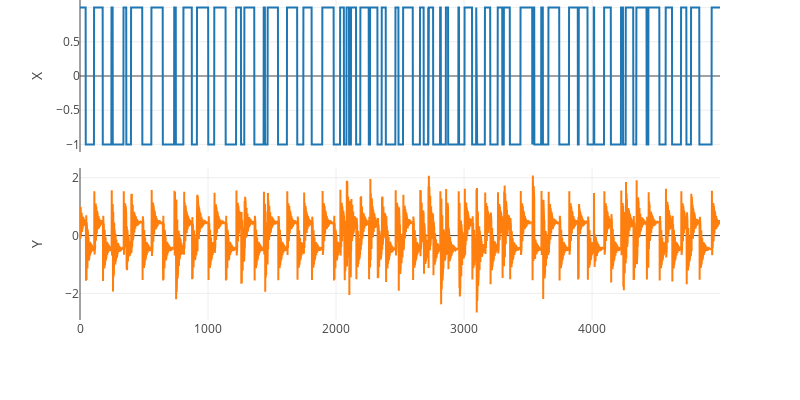
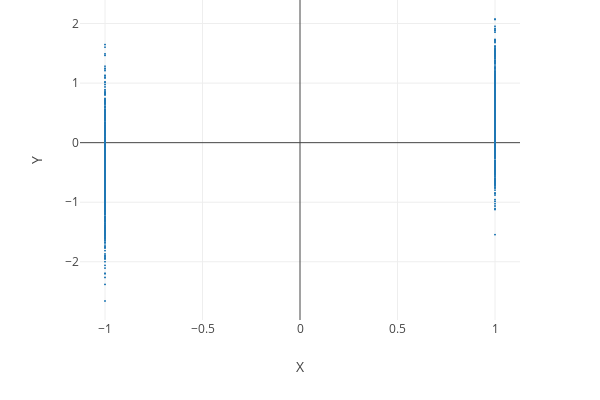
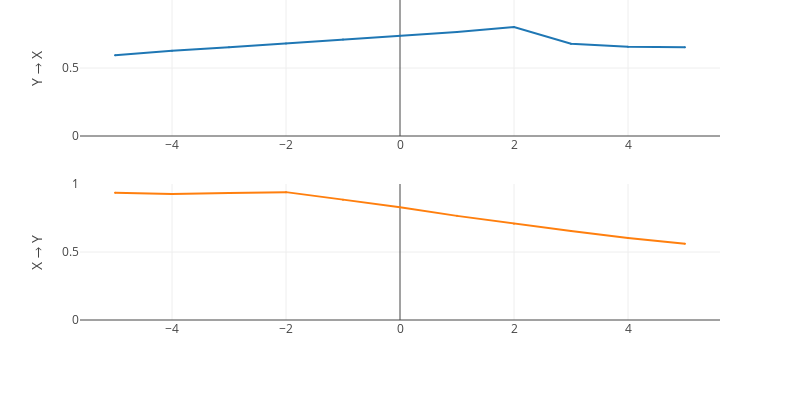

The notebook cell saved with these charts, in order:
### Markdown cell above
## Extended CCM on Discrete First Order System
An input signal, $X$, is used to generate an output signal $Y$, using a first order transfer function. The transfer function selected is as follows:

$$ Y(z) = \frac{1}{1 - 0.5 z^{-1}} \cdot z^{-1} \cdot X(z)$$

The difference equation for the above transfer function is:

$$ Y(t) = X(t - 1) + 0.5 Y(t - 1) $$

In all cases, the causal network involved is $X$ → $Y$.


### Upper Right Corner (URC) Determination 
The Upper Right Corner (URC) is determined by finding the point *before* the maximum concativity occurs:

Suppose the causalities be denoted as $\mathbf{\rho} \left( \tau_\times \right)$, where $\tau_\times$ is the cross map lag. We can define the discrete backward derivative to be $\Delta_{\tau_\times} \rho(\tau_\times) = \rho(\tau_\times) - \rho(\tau_\times - 1)$.

The discrete backward second derivative can be expressed as:
$$ 
\begin{align}
\Delta_{\tau_\times}^2 \rho(\tau_\times)  
&= \Delta_{\tau_\times} \rho(\tau_\times) - \Delta_{\tau_\times} \rho(\tau_\times - 1) \\
&= \left[ \rho(\tau_\times) - \rho(\tau_\times - 1) \right] - \left[ \rho(\tau_\times - 1) - \rho(\tau_\times - 2) \right] \\
&= \rho(\tau_\times) - 2 \rho(\tau_\times - 1) + \rho(\tau_\times - 2)
\end{align}
$$

The upper right corner is found by taking $\tau_\times$ corresponding to the minimum $\Delta_{\tau_\times}^2 \rho (\tau_\times) $, for $\tau_\times$ where $\Delta_{\tau_\times} \rho (\tau_\times)$ and $\Delta_{\tau_\times}^2 \rho (\tau_\times)$ are nonpositive.

$$
\begin{align}
\text{URCLag}
&= \tau_{\times, \text{crit}} \\
&= \textit{argmin}_{\tau_\times} \Delta_{\tau_\times}^2 \rho( \tau_\times ) \\
\end{align}
$$
$$
\begin{align}
\text{for } \tau_\times \text{where }
\textit{Set(} \Delta_{\tau_\times} \rho(\tau_\times) \leq 0 \textit{)} \cap
\textit{Set(} \Delta_{\tau_\times}^2 \rho(\tau_\times) \leq 0 \textit{)}
\end{align}
$$

### Code cell
# Set time series length
N = 5000

# Set seed
seed = 0
np.random.seed(seed)

# Generate input signal
# X = random_normal_input(N, mu=0., var=1.)
# X = random_binary_input(N, binVals=[-1, 1], binRatios=[0.5, 0.5])
X = aperiodic_random_binary(N, binVals=[-1, 1], holdDuration=[1, 100])

# Generate output signal
Y = simulate_discrete_tf(X,
                         num=[1.0],
                         denom=[1.0, 0.3, 0.9],
                         delay=1
                        )

# Create Pandas DataFrame from input and output signals
statesDF = pd.DataFrame(np.append(X[:, np.newaxis], 
                                  Y[:, np.newaxis], 
                                  axis=1), 
                        columns=['X', 'Y'])

# Run Extended CCM algorithm
causalitiesDF, peaksDF = extCCM_wrapper(statesDF)

# Visualise results
visualise_results(statesDF, causalitiesDF, peaksDF)

### Figure 1 — Plotly figure (JSON) as saved in the notebook; plotly's stock layout.template omitted (floating-point values rounded to 4 significant figures; data arrays with more than 128 entries replaced by an {"elided": "..."} marker saying what was removed)
{"data": [{"marker": {"size": 2}, "name": "X", "type": "scatter", "x": {"elided": "5000 int values"}, "xaxis": "x1", "y": {"elided": "5000 int values"}, "yaxis": "y1"}, {"marker": {"size": 2}, "name": "Y", "type": "scatter", "x": {"elided": "5000 int values"}, "xaxis": "x1", "y": {"elided": "5000 float values"}, "yaxis": "y2"}], "layout": {"height": 400, "margin": {"t": 0}, "showlegend": false, "width": 800, "xaxis1": {"anchor": "y2", "domain": [0, 1]}, "yaxis1": {"anchor": "free", "domain": [0.525, 1], "position": 0, "title": "X"}, "yaxis2": {"anchor": "x1", "domain": [0, 0.475], "title": "Y"}}}

### Figure 2 — Plotly figure (JSON) as saved in the notebook; plotly's stock layout.template omitted (floating-point values rounded to 4 significant figures; data arrays with more than 128 entries replaced by an {"elided": "..."} marker saying what was removed)
{"data": [{"marker": {"size": 2}, "mode": "markers", "type": "scattergl", "x": {"elided": "5000 int values"}, "y": {"elided": "5000 float values"}}], "layout": {"height": 400, "margin": {"t": 0}, "width": 600, "xaxis": {"title": "X"}, "yaxis": {"title": "Y"}}}

### Figure 3 — Plotly figure (JSON) as saved in the notebook; plotly's stock layout.template omitted (floating-point values rounded to 4 significant figures)
{"data": [{"marker": {"size": 2}, "name": "Y → X", "type": "scatter", "x": [-5, -4, -3, -2, -1, 0, 1, 2, 3, 4, 5], "xaxis": "x1", "y": [0.5947, 0.6264, 0.6523, 0.6792, 0.7098, 0.7374, 0.7651, 0.8011, 0.6783, 0.6556, 0.6528], "yaxis": "y1"}, {"marker": {"size": 2}, "name": "X → Y", "type": "scatter", "x": [-5, -4, -3, -2, -1, 0, 1, 2, 3, 4, 5], "xaxis": "x2", "y": [0.935, 0.9261, 0.9336, 0.9402, 0.8851, 0.8283, 0.7657, 0.7078, 0.654, 0.6032, 0.5611], "yaxis": "y2"}], "layout": {"height": 400, "margin": {"t": 0}, "showlegend": false, "width": 800, "xaxis1": {"anchor": "y1", "domain": [0, 1]}, "xaxis2": {"anchor": "y2", "domain": [0, 1]}, "yaxis1": {"anchor": "x1", "domain": [0.575, 1], "range": [0, 1], "title": "Y → X"}, "yaxis2": {"anchor": "x2", "domain": [0, 0.425], "range": [0, 1], "title": "X → Y"}}}
